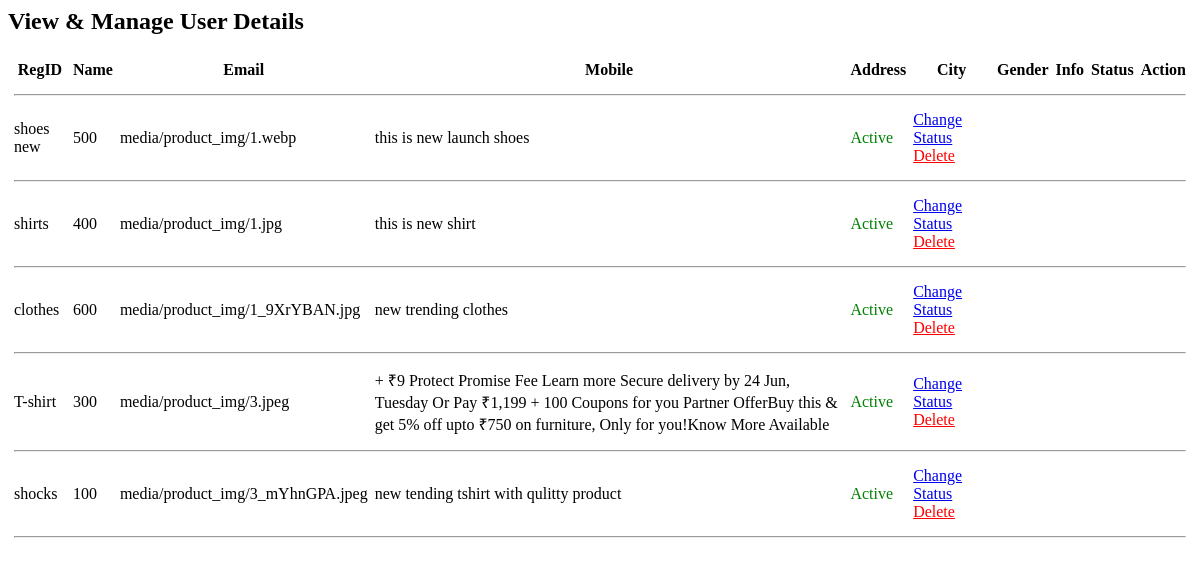
The app's page /manage_order/ (signed in), older data.
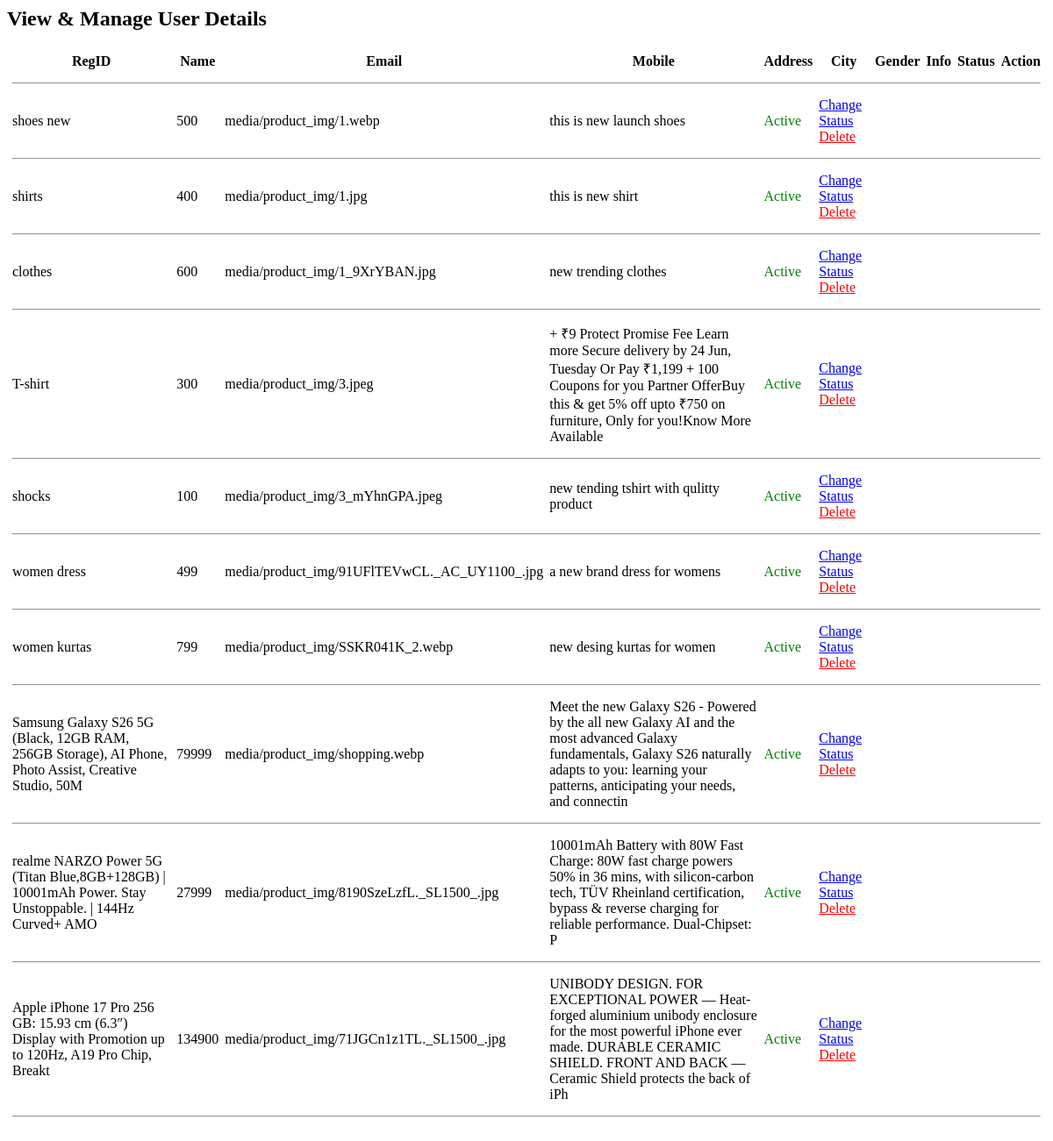
The same page, newer data.
### store/models.py (models this page shows, shortened)
class Product(models.Model):
    pname=models.CharField(max_length=100)
    slug = models.SlugField(unique=True, blank=True)
    pdescription=models.CharField(max_length=200,null=False)
    prize=models.IntegerField(null=False)
    available=models.BooleanField(default=False)
    image = models.ImageField(upload_to='media/product_img')
    discount_price = models.FloatField(blank=True, null=True)  # Optional
    category = models.CharField(max_length=50)

### store/views.py (the view)
# urls.py: path('manage_order/', views.manage_order),
def manage_order(request):
    userDetails=models.Product.objects.all()
    return render(request,"my_order.html",{"userDetails":userDetails,"sunm":request.session["sunm"]})

### store/templates/my_order.html
<div id="page">
<h2>View & Manage User Details</h2>
<table cellspacing="5">
<tr>
<th>RegID</th>
<th>Name</th>
<th>Email</th>
<th>Mobile</th>
<th>Address</th>
<th>City</th>
<th>Gender</th>
<th>Info</th>
<th>Status</th>
<th>Action</th>
</tr>
<tr><td colspan="10"><hr/></td></tr>
{% for row in userDetails %}
<tr>
<td>{{row.pname}}</td>
<td>{{row.prize}}</td>
<td>{{row.image}}</td>
<td>{{row.pdescription}}</td>
<td>
{% if row.available %}
<font color="green">Active</font>
{% else %}
<font color="orange">InActive</font>
{% endif %}
</td>
<td>
{% if row.status %}
<a href="/manageuserstatus/?s=inactive&regid={{row.regid}}">Change Status</a>
{% else %}
<a href="/manageuserstatus/?s=active&regid={{row.regid}}">Change Status</a>
{% endif %}
<a href="/manageuserstatus/?s=delete&regid={{row.regid}}" style="color:red;">Delete</a>
</td>
</tr>
<tr><td colspan="10"><hr/></td></tr>
{% endfor %}
</table>
<br class="clearfix" />
</div>

Row changes from the older to the newer data that the page shows:
added Product: pname "women dress", prize "499", image "media/product_img/91UFlTEVwCL._AC_UY1100_.jpg", pdescription "a new brand dress for womens", available "Active"
added Product: pname "women kurtas", prize "799", image "media/product_img/SSKR041K_2.webp", pdescription "new desing kurtas for women", available "Active"
added Product: pname "Samsung Galaxy S26 5G (Black, 12GB RAM, 256GB Storage), AI Phone, Photo Assist, Creative Studio, 50M", prize "79999", image "media/product_img/shopping.webp", pdescription "Meet the new Galaxy S26 - Powered by the all new Galaxy AI and the most advanced Galaxy fundamentals, Galaxy S26 naturally adapts to you: learning your patterns, anticipating your needs, and connectin", available "Active"
added Product: pname "realme NARZO Power 5G (Titan Blue,8GB+128GB) | 10001mAh Power. Stay Unstoppable. | 144Hz Curved+ AMO", prize "27999", image "media/product_img/8190SzeLzfL._SL1500_.jpg", pdescription "10001mAh Battery with 80W Fast Charge: 80W fast charge powers 50% in 36 mins, with silicon-carbon tech, TÜV Rheinland certification, bypass & reverse charging for reliable performance. Dual-Chipset: P", available "Active"
added Product: pname "Apple iPhone 17 Pro 256 GB: 15.93 cm (6.3″) Display with Promotion up to 120Hz, A19 Pro Chip, Breakt", prize "134900", image "media/product_img/71JGCn1z1TL._SL1500_.jpg", pdescription "UNIBODY DESIGN. FOR EXCEPTIONAL POWER — Heat-forged aluminium unibody enclosure for the most powerful iPhone ever made. DURABLE CERAMIC SHIELD. FRONT AND BACK — Ceramic Shield protects the back of iPh", available "Active"
